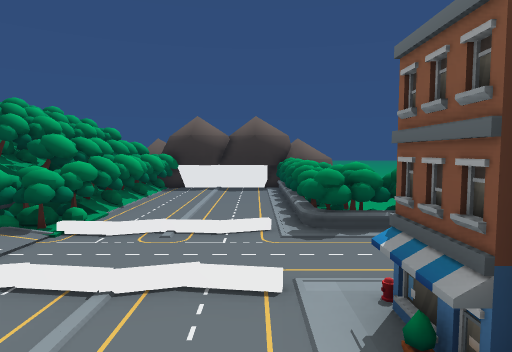
View 1 (above)

24 first-person views from a walk through a scene from a Unity 3-D project. The camera is 1.4 m above the floor, tilts 4° down and sees 75° across. The floor is counted in squares, 1 m on a side. Each view is taken from the middle of a square. On the plan, view 1 faces up. The plan holds only what a view shows up to about 15 squares ahead; the rest is blank. The place goes on beyond the plan. The player character is not drawn.

View 2
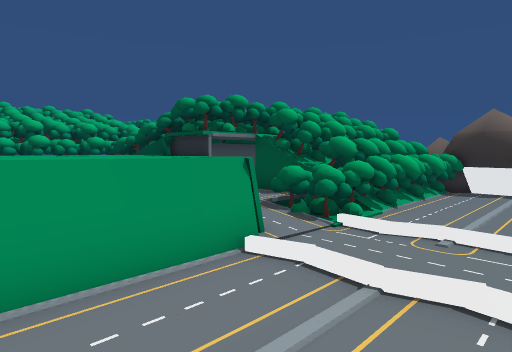

View 3
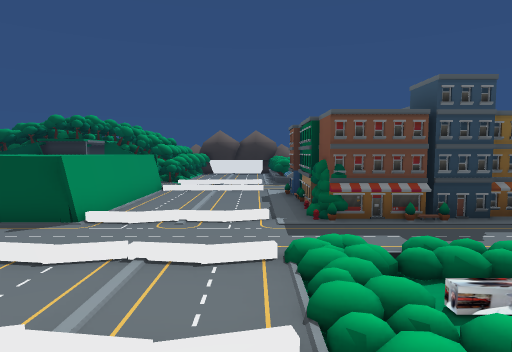

View 4
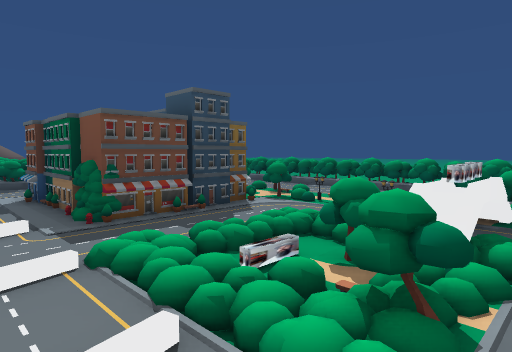

View 5
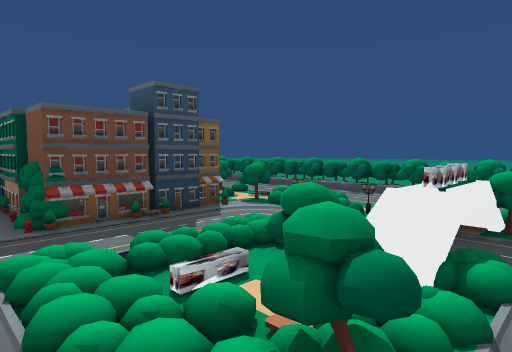

View 6
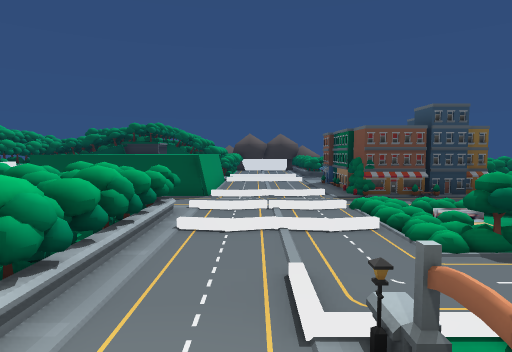

View 7
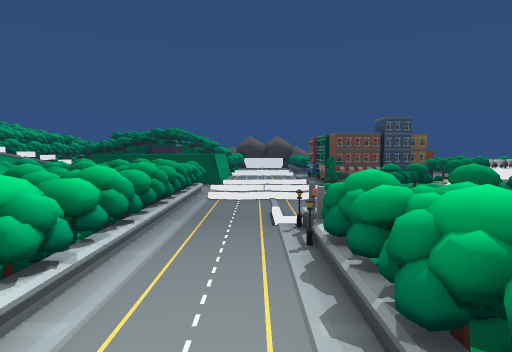

View 8
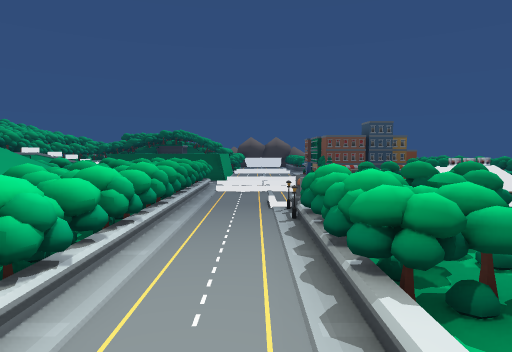

View 9
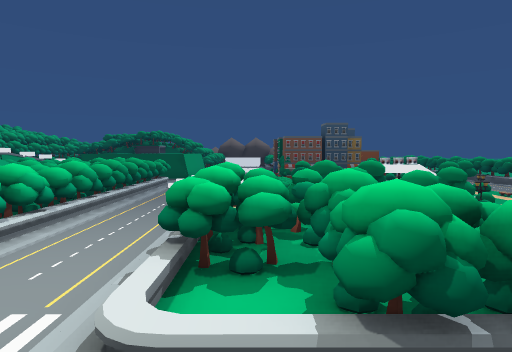

View 10
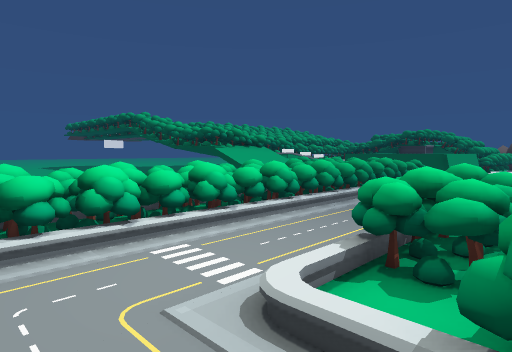

View 11
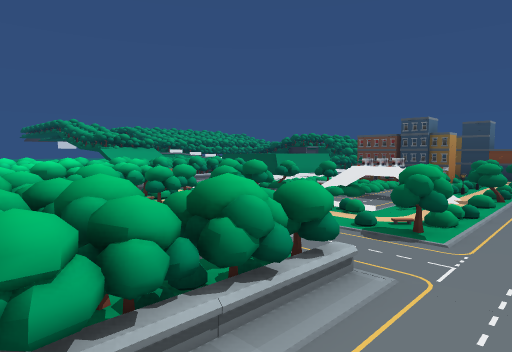

View 12
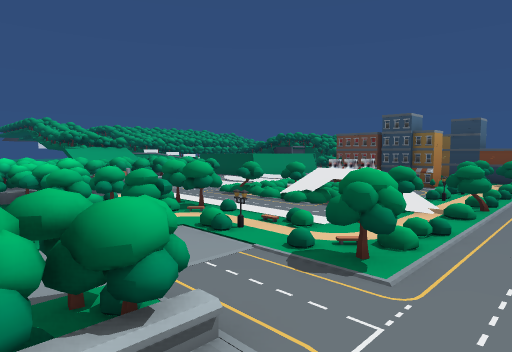

View 13
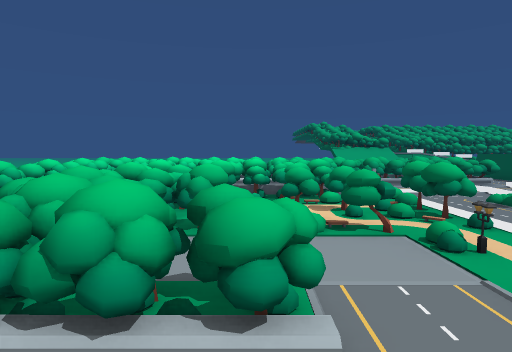

View 14
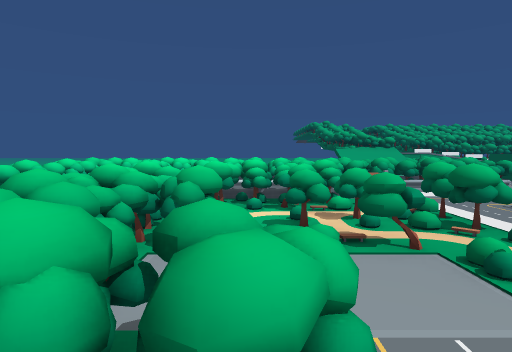

View 15
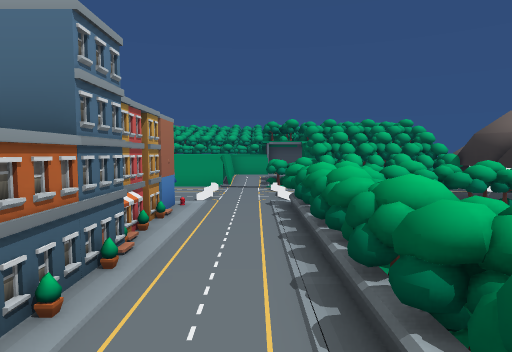

View 16
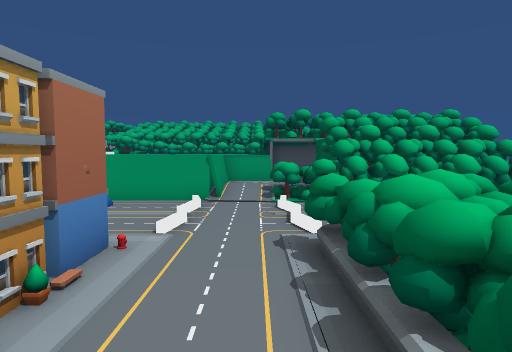

View 17
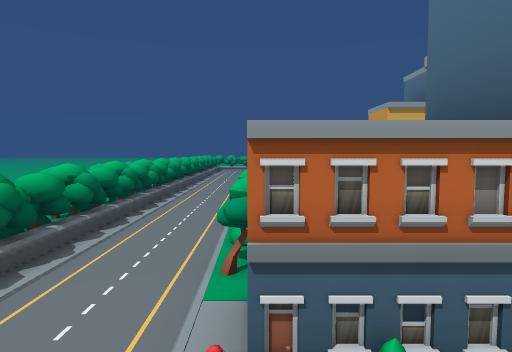

View 18
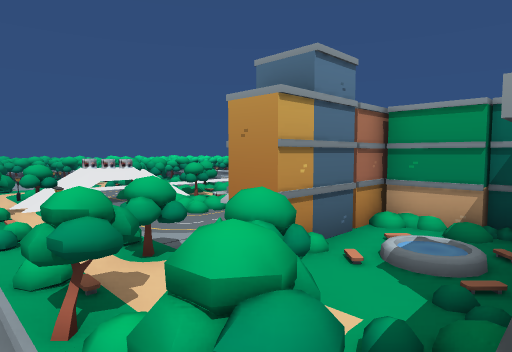

View 19
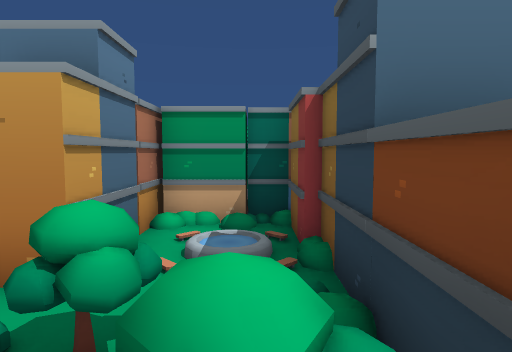

View 20
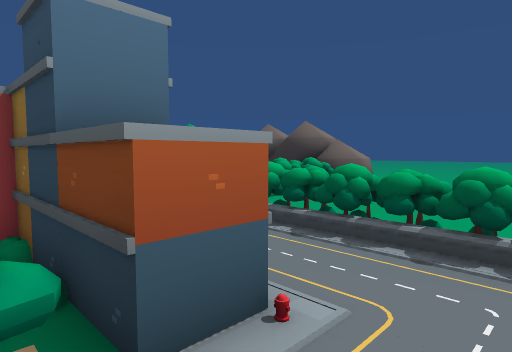

View 21
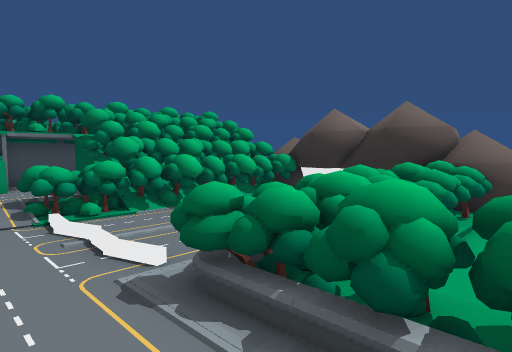

View 22
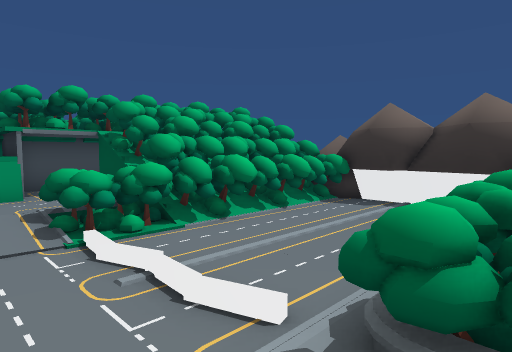

View 23
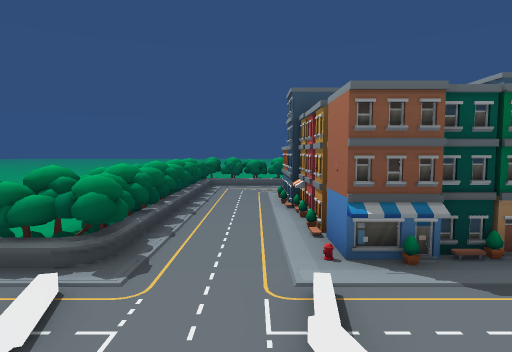

View 24
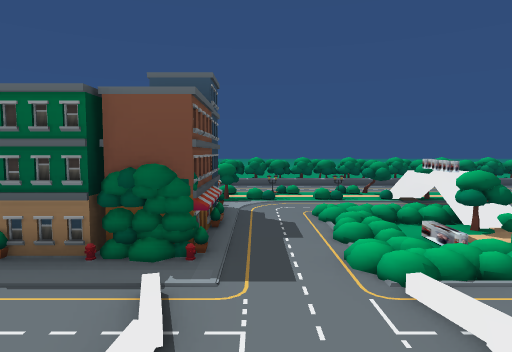

### Floor plan
Key: @ floor where view 1 was taken; # wall or solid block; x gap in a wall; . main floor; : floor 0.25 m higher than the main floor; + floor 1 m higher than the main floor; * floor 1.25 m higher than the main floor; / step, stairs or slope; = window, fence, low wall or low ledge; ^ raised ledge; T tree; H thing the floor can be seen under or through; B bush; O other object.
Columns run from 14 left of view 1 to 12 right of it. Each row starts with its distance up from view 1.
 15                  O
 14           OOOOOOOO
 13        TTTOTOOO##O
 12      T TTTTT...=^
 11      T TTTTT...==.
 10    OO  TTTTT...=^..
  9     T#  TTTT...==.......
  8   O T# TTTTT...=^.......
  7 O OOO##TTTTT...=#HHHHH###==
  6 OTTTTT##:TTT///#==========#
  5 O  TTTT#::...............=#
  4 T    **=::=..............=^
  3 T    *****=....######^^..==
  2 T    *****=....##B###^^..
  1      *****=....BOB...:=..=
  0           =...@###...=#..=^
 -1           =....BBB###:=..==
 -2      ======////BO####=#..=^
 -3          ............=...==
 -4           ...............=^
 -5    ========/////:::..:...==
 -6    #=== ===....::.:..=#..=^
 -7    *+   #==/////.=:###=..==
 -8    *+   ^^=....BB#xOO=#..=^
 -9         #==..........=...==
-10         ^^=..............=^
-11         #==..=O#==#..##..==
-12         ^^=..=#####:.#=..=
-13         #==..=##=#=......==
-14         ^^=..=^^:=#......=
-15         #==..==:..:..==..
-16        =^^=..==#::=..==..
-17         #==../.#^#^==#=
-18         ^^=..//====== = .
-19         #==...
-20          #=.. ..
-21          #^=#=#=#
-22          #  = =

Positions as (right, up) in squares from view 1, and headings:
1: (0, 0), facing up
2: (0, 0), facing up-left
3: (0, -9), facing up
4: (-1, -9), facing up-right
5: (0, -9), facing up-right
6: (-2, -13), facing up
7: (-2, -17), facing up
8: (-2, -19), facing up
9: (0, -20), facing up
10: (1, -20), facing up-left
11: (10, -18), facing up-left
12: (10, -16), facing up-left
13: (10, -15), facing left
14: (9, -15), facing left
15: (10, 5), facing left
16: (6, 5), facing left
17: (8, 5), facing down
18: (9, 2), facing down-left
19: (9, 1), facing left
20: (10, 1), facing up-left
21: (4, 4), facing up-left
22: (2, 4), facing up-left
23: (-3, 4), facing right
24: (-3, -3), facing right
